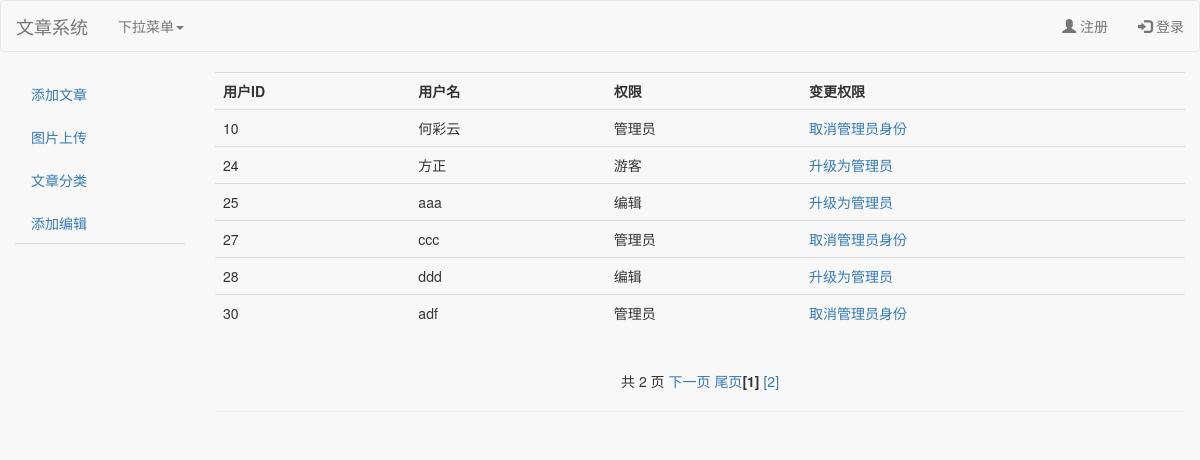
Screenshot of /add_admin.php with the database file from the repository.
### tables this page shows
CREATE TABLE `user` (
  `user_id` int(10) NOT NULL,
  `user_name` varchar(100) NOT NULL,
  `password` varchar(100) NOT NULL,
  `phone` varchar(100) DEFAULT NULL,
  `address` varchar(255) DEFAULT NULL,
  `role_type` int(1) DEFAULT '1'
);

CREATE TABLE `roles` (
  `id` int(10) UNSIGNED NOT NULL,
  `role_type` int(10) NOT NULL,
  `role_name` varchar(30) NOT NULL
);

### model/base_model.class.php (called while the page is built, shortened)
<?php
class Base_Model
{
    private $host_name = HOST;
    private $user_name = USER;
    private $password = PASS;
    private $db_name = DB_NAME;
    public $conn;
    function __construct()
    {
        $config = mysqli_connect($this->host_name, $this->user_name, $this->password);
        $this->conn = $config;
        $res = mysqli_select_db($config, $this->db_name);
    }
    function query($sql)
    {
        return mysqli_query($this->conn, $sql);
    }
    function fetch_all($sql)
    {
        $result = mysqli_query($this->conn, $sql);
        $data = array();
        if ($result && mysqli_num_rows($result) > 0) {
            while ($row = mysqli_fetch_assoc($result)) {
                $data[] = $row;
            }
        }
        return $data;
    }
}

### model/user_model.class.php (called while the page is built, shortened)
<?php
require_once 'base_model.class.php';
class User_Model extends Base_Model
{
    function get_all_user_info($type)
    {
        $sql = "SELECT * FROM user WHERE role_type<=$type";
        $user_info = $this->fetch_all($sql);
        return $user_info;
    }
    function get_limit_user_info($start, $end, $type)
    {
        $news_info = $this->fetch_all("select * from user where role_type<=$type limit $start,$end");
        return $news_info;
    }
    function get_role_name($role_type)
    {
        $role_type = mysqli_real_escape_string($this->conn, $role_type);
        $sql = "select role_name from roles where role_type=$role_type";
        $result = $this->query($sql);
        $role_name = mysqli_fetch_array($result);
        return $role_name['role_name'];
    }
}

### add_admin.php (the view, shortened to what this page needs)
<!DOCTYPE html>
<html>
<head>
    <link href="./lib/bootstrap_demo/vendor/bootstrap/css/bootstrap.min.css" rel="stylesheet">
    <link href="./lib/bootstrap_demo/vendor/metisMenu/metisMenu.min.css" rel="stylesheet">
    <link href="./lib/bootstrap_demo/dist/css/sb-admin-2.css" rel="stylesheet">
    <link href="./lib/bootstrap_demo/vendor/font-awesome/css/font-awesome.min.css" rel="stylesheet" type="text/css">
</head>
<body>
<nav class="navbar navbar-default" role="navigation">
    <div class="container-fluid">
        <div class="navbar-header">
            <a class="navbar-brand" href="index.php">文章系统</a>
        </div>
        <div>
            <ul class="nav navbar-nav navbar-left">
                <li class="dropdown">
                    <a href="#" class="dropdown-toggle" data-toggle="dropdown">下拉菜单<b class="caret"></b></a>
                </li>
            </ul>
            <ul class="nav navbar-nav navbar-right">
                <?php
                require './helpers/global_helper.php';
                require './model/user_model.class.php';
                ?>
            </ul>
        </div>
    </div>
</nav>
<div class="container-fluid">
    <div class="row">
        <div class="col-md-2">
            <?php
            echo "<ul class=\"nav nav-tabs nav-stacked\"><li>
                        <li><a href='add_article.php'>添加文章</a></li>
                        <li><a href='upload_image.php'>图片上传</a></li>
                        <li><a href='add_tag.php'>文章分类</a></li>
                        <li><a href='add_editor.php'>添加编辑</a></li>
                        </ul>";
            ?>
        </div>
        <div class="content col-md-10 table-responsive">
            <?php
            $user_model = new User_Model();
            $user_list_info = $user_model->get_all_user_info(ROLE_TYPE_ADMIN);
            $page = isset($_GET['page']) ? intval($_GET['page']) : 1;
            $page_size = PAGE_SIZE;
            $page_num = ceil(count($user_list_info) / $page_size);
            $offset = ($page - 1) * $page_size;
            $user_limit_info = $user_model->get_limit_user_info($offset, $page_size, ROLE_TYPE_ADMIN);
            ?>
            <table class="table table-hover">
                <tr>
                    <th>用户ID</th>
                    <th>用户名</th>
                    <th>权限</th>
                    <th>变更权限</th>
                </tr>
                <?php
                for ($i = 0; $i < count($user_limit_info); $i++) {
                    $role_name = $user_model->get_role_name($user_limit_info[$i]['role_type']);
                    echo "<tr>";
                    echo "<td>{$user_limit_info[$i]['user_id']}</td>";
                    echo "<td>{$user_limit_info[$i]['user_name']}</td>";
                    echo "<td>$role_name</td>";
                    echo "<td>";
                    if ($user_limit_info[$i]['role_type'] <= ROLE_TYPE_EDITOR) {
                        echo "<a href='javascript:change_admin({$user_limit_info[$i]['user_id']})'>升级为管理员</a>";
                    } else if ($user_limit_info[$i]['role_type'] == ROLE_TYPE_ADMIN) {
                        echo "<a href='javascript:change_admin({$user_limit_info[$i]['user_id']})'>取消管理员身份</a>";
                    }
                    echo "</td>";
                    echo "</tr>";
                }
                ?>
            </table>
            <?php
            $next = $page + 1;
            echo "<br/>";
            echo "<div align='center'>共 " . $page_num . " 页 ";
            if ($page < $page_num) {
                echo "<a href='add_admin.php?page=" . $next . "'>下一页 </a>";
                echo "<a href='add_admin.php?page=" . $page_num . "'>尾页</a>";
            }
            for ($j = 1; $j <= $page_num; $j++) {
                $show = ($j != $page) ? "<a href='add_admin.php?page=" . $j . "'>[$j]</a>" : "<b>[$j]</b>";
                echo $show . "   ";
            }
            ?>
            <br/>
            <hr width="100%"/>
        </div>
    </div>
</div>
</body>
</html>

### rows the page displays
user: user_id "10", user_name "何彩云", role_type.role_name "管理员"
user: user_id "24", user_name "方正", role_type.role_name "游客"
user: user_id "25", user_name "aaa", role_type.role_name "编辑"
user: user_id "27", user_name "ccc", role_type.role_name "管理员"
user: user_id "28", user_name "ddd", role_type.role_name "编辑"
user: user_id "30", user_name "adf", role_type.role_name "管理员"

### other values shown
$page_num "2"
